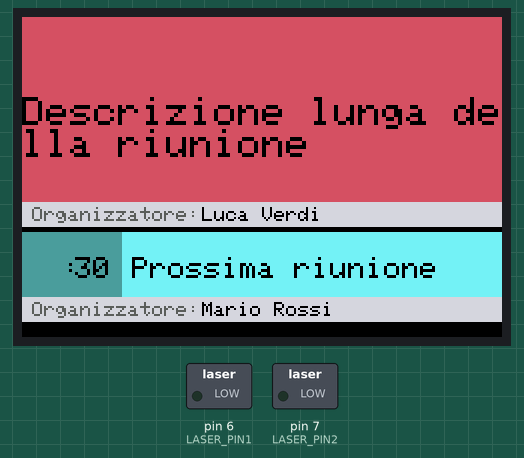
The sketch below on a simulated Arduino Uno, built for the host (arithmetic inside an expression is 32-bit, double 64-bit). Shown: 480×320 colour display, switched loads named in the sketch (green lamp = pin HIGH).

Above: at 0.5 s.
At 4.2 s:
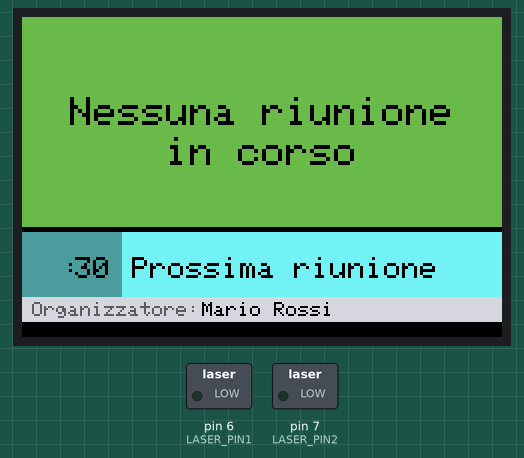

The sketch:

SalaRiunioni.ino
```cpp
#include "src/SensorePassaggio/SensorePassaggio.h"
#include "src/Schermo/Schermo.h"

#define LASER_PIN1 6
#define LASER_PIN2 7
#define DETECTOR_PIN1 A3
#define DETECTOR_PIN2 5

SensorePassaggio sensorePorta(LASER_PIN1, LASER_PIN2, DETECTOR_PIN1, DETECTOR_PIN2);
Schermo lcd;
int i = 0;

void setup() {
  lcd.setup();
}

void loop() {
  //sensorePorta.controllaEntrata();
  //sensorePorta.controllaUscita();
  lcd.renderLCD();
  delay(3500);
  lcd.setStatusStanza(i%2);
  i++;
}
```

Laser.cpp
```cpp
#include <Arduino.h>
#include "Laser.h"

Laser::Laser(int pin, int stato){
    pinMode(pin, OUTPUT);
    digitalWrite(pin, stato);
    _pin = pin;
    _stato = stato;
}

void Laser::on(){
    digitalWrite(_pin, HIGH);
    _stato = HIGH;
}

void Laser::off(){
    digitalWrite(_pin, LOW);
    _stato = LOW;
}
```

Laser.h
```cpp
#ifndef Laser_h
#define Laser_h

#include <Arduino.h>

class Laser{
    public:
        Laser(int pin, int stato);
        void on();
        void off();
    private:
        int _pin;
        int _stato;
};

#endif
```

LaserDetector.cpp
```cpp
#include <Arduino.h>
#include "LaserDetector.h"

LaserDetector::LaserDetector(){
}

LaserDetector::LaserDetector(int pin){
    pinMode(pin, INPUT);
    _pin = pin;
}

int LaserDetector::leggiLuce(){
    return analogRead(_pin);
}

bool LaserDetector::isLaser(){
    // Restituisco true quando il sensore non rileva la completa oscuritò
    // Questo perchè circondiamo il sensore di nastro isolante lasciandolo al buio con solo un piccolo spiraglio per far passare il led
    return !isBlack();
}

bool LaserDetector::isBlack(){
    // Il nostro fotoresistore restituisce un valore di 1023 in caso di completa oscurità
    // All'aumentare della quantità della luce il valore restituito scende diventando sempre più piccolo
    return leggiLuce() > 1010;
}
```

LaserDetector.h
```cpp
#ifndef LaserDetector_h
#define LaserDetector_h

#include <Arduino.h>

class LaserDetector{
    public:
        LaserDetector();
        LaserDetector(int pin);
        int leggiLuce(); // restituisce il valore letto da fotoresistore
        bool isLaser(); // restituisce true se il fotorestistore è a contatto con il laser
        bool isBlack(); // restituisce true se il valore di luminosità corrisponde al valore di oscuritò
    private:
        int _pin;
};

#endif
```

ObstacleAvoid.cpp
```cpp
#include <Arduino.h>
#include "ObstacleAvoid.h"

ObstacleAvoid::ObstacleAvoid(int pin){
    pinMode(pin, INPUT);
    _pin = pin;
}

int ObstacleAvoid::leggiLuce(){
    return digitalRead(_pin);
}

bool ObstacleAvoid::isLaser(){
    // Simula un LaserDetector che percepisce la luce del laser
    return leggiLuce() == 0;
}

bool ObstacleAvoid::isBlack(){
    // Simula un LaserDetector che percepisce il buio
    return leggiLuce() == 1;
}
```

ObstacleAvoid.h
```cpp
/*
    Usala terminologia del laser perchè l'utilizzo di questo sensore è solo temporaneo
    Verrà sostituito coin un laser
*/

#ifndef ObstacleAvoid_h
#define ObstacleAvoid_h

#include <Arduino.h>
#include "LaserDetector.h"

class ObstacleAvoid : public LaserDetector{
    public:
        ObstacleAvoid(int pin);
        int leggiLuce(); // restituisce il valore letto dal sensore di ObstacleAvoid
        bool isLaser(); // Simula un LaserDetector che percepisce la luce del laser
        bool isBlack(); // Simula un LaserDetector che percepisce il buio
    private:
        int _pin;
};

#endif
```

Schermo.cpp
```cpp
#include <Arduino.h>
#include <Adafruit_GFX.h>    // Core graphics library
#include <MCUFRIEND_kbv.h>   // Hardware-specific library

#include "Schermo.h"


Schermo::Schermo(){
    _statusStanza = 1;
}


void Schermo::setStatusStanza(int statusStanza){
    _statusStanza = statusStanza;
}


void Schermo::setup(){
    Serial.begin(9600);
    uint16_t ID = tft.readID();
    if (ID == 0xD3D3) ID = 0x9481; //force ID if write-only display
    tft.begin(ID);
    tft.setRotation(1); // orientazione landscape
    tft.fillScreen(BLACK);
}

void Schermo::renderLCD(){
    riquadroInCorso(0); // questo riquadro mostra le info della riunione in corso
    riquadroSuccessivo(215); // questo riquadro mostra le info della prossima riunione
}

void Schermo::riquadroInCorso(int yPartenza){
    if (_statusStanza == 0){
        libero(yPartenza);
    }
    else{
        occupato(yPartenza, "Descrizione lunga della riunione");
    }

}

void Schermo::occupato(int yPartenza, String titoloRiunione){
    // più corto di quello libero perchè deve contenere anche organizzatore
    int altezzaRiquadro = 185;
    tft.fillRect(0,yPartenza,480,altezzaRiquadro, RED);
    printCenterString(titoloRiunione, 0, yPartenza+80, 4, BLACK );
    organizzatore("Luca Verdi", yPartenza+altezzaRiquadro);
}

void Schermo::libero(int yPartenza){
    int altezzaRiquadro = 210;
    tft.fillRect(0,yPartenza,480,altezzaRiquadro, GREEN);
    printCenterString("Nessuna riunione", 0, yPartenza+80, 4, BLACK );
    printCenterString("in corso", 0, yPartenza+120, 4, BLACK );
}

void Schermo::riquadroSuccessivo(int yPartenza){
    int altezzaRiquadro = 65;
    tft.fillRect(0,yPartenza,480,altezzaRiquadro, CYAN);
    printString("Prossima riunione", 110, yPartenza+25, 3, BLACK );
    orario(16, 30, yPartenza, DARK_CYAN);
    organizzatore("Mario Rossi", yPartenza+altezzaRiquadro);
}

void Schermo::orario(int hh, int mm, int yPartenza, uint16_t color){
    int altezzaRiquadro = 65;
    char hhString [2];
    char mmString [2];
    sprintf(hhString,"%d",hh);
    sprintf(mmString,"%d",mm);
    tft.fillRect(0,yPartenza,100,altezzaRiquadro, color);
    printString(hhString, 10, yPartenza+25, 3, BLACK );
    printString(":", 41, yPartenza+25, 3, BLACK );
    printString(mmString, 53, yPartenza+25, 3, BLACK );
}

void Schermo::organizzatore(String nome, int yPartenza){
    int altezzaRiquadro = 25;
    tft.fillRect(0,yPartenza,480,altezzaRiquadro, GREY);
    printString("Organizzatore:", 10, yPartenza+5, 2, DARK_GREY );
    printString(nome, 180, yPartenza+5, 2, BLACK );
}

void Schermo::printString(String str, int xCursor, int yCursor , int size, uint16_t color){
    tft.setCursor( xCursor, yCursor );
    tft.setTextColor(color);
    tft.setTextSize(size);
    tft.print(str);
}

void Schermo::printCenterString(const String buf, int x, int y, int size, uint16_t color){
    int16_t x1, y1;
    uint16_t w, h;
    tft.setTextColor(color);
    tft.setTextSize(size);
    tft.getTextBounds(buf, x, y, &x1, &y1, &w, &h); // calcola la lunghezza della stringa
    tft.setCursor( (tft.width()-w)/2, y );
    tft.print(buf);
}
```

Schermo.h
```cpp
#ifndef Schermo_h
#define Schermo_h

#include <Arduino.h>
#include <Adafruit_GFX.h>    // Core graphics library
#include <MCUFRIEND_kbv.h>   // Hardware-specific library


#define BLACK     0x0000
#define RED       0xD28C
#define GREEN     0x6DC9
#define CYAN      0x779E
#define DARK_CYAN 0x4CF3
#define GREY      0xD6BB
#define DARK_GREY 0x5AEB
#define WHITE     0xFFFF


class Schermo{
    public:
        Schermo();
        MCUFRIEND_kbv tft;
        void setStatusStanza(int statusStanza);
        void setup();
        void renderLCD();
        void riquadroInCorso(int yPartenza);
        void occupato(int yPartenza, String titoloRiunione);
        void libero(int yPartenza);
        void riquadroSuccessivo(int yPartenza);
        void orario(int hh, int mm, int yPartenza, uint16_t color);
        void organizzatore(String nome, int yPartenza);
        void printString(String str, int xCursor, int yCursor , int size, uint16_t color);
        void printCenterString(const String buf, int x, int y, int size, uint16_t color);
    private:
        int _statusStanza; // 0 se stanza libera, 1 se occupata
};

#endif
```

SensorePassaggio.cpp
```cpp
#include <Arduino.h>

#include "../Laser/Laser.h"
#include "../LaserDetector/LaserDetector.h"

#include "SensorePassaggio.h"

SensorePassaggio::SensorePassaggio(int pinLaser1, int pinLaser2, int pinDetector1, int pinDetector2)
        : laser1(pinLaser1,HIGH), laser2(pinLaser2,HIGH), detector1(pinDetector1), detector2(pinDetector2) {
    _pinLaser1 = pinLaser1;
    _pinLaser2 = pinLaser2;
    _pinDetector1 = pinDetector1;
    _pinDetector2 = pinDetector2;
}


void SensorePassaggio::controllaEntrata(){
  if (detector1.isBlack()){
    Serial.println("Controllo entrata");
    if (stato1(detector1, detector2)){
      Serial.println("Entrata");
    }
  }

}

void SensorePassaggio::controllaUscita(){
  if (detector2.isBlack()){
    Serial.println("Controllo uscita");
    if (stato1(detector2, detector1)){
      Serial.println("Uscita");
    }
  }
}


bool SensorePassaggio::stato1(LaserDetector detector1, LaserDetector detector2){
  Serial.println("Stato 1");
  while (!detector1.isLaser()){ // rimane dentro finchè non si riaccende il laser
    if (detector2.isBlack()){
      return stato5();
    }
  }
  return stato2(detector1, detector2);
}


bool SensorePassaggio::stato2(LaserDetector detector1, LaserDetector detector2){
  Serial.println("Stato 2");
  while (!detector2.isBlack()){
    if (detector1.isBlack()){
      return stato1(detector1, detector2);
    }
  }
  return stato3(detector1, detector2);
}


bool SensorePassaggio::stato3(LaserDetector detector1, LaserDetector detector2){
  Serial.println("Stato 3");
  while (!detector2.isLaser()){
    if (detector1.isBlack()){
      return stato5();
    }
  }
  return stato4(detector1, detector2);
}


bool SensorePassaggio::stato4(LaserDetector detector1, LaserDetector detector2){
  Serial.println("Stato 4");
  return true;
}


bool SensorePassaggio::stato5(){
  Serial.println("Stato 5");
  Serial.println("Entrambi detector spenti");
  return false;
}
```

SensorePassaggio.h
```cpp
#ifndef SensorePassaggio_h
#define SensorePassaggio_h

#include <Arduino.h>
#include "../Laser/Laser.h"
#include "../LaserDetector/LaserDetector.h"

class SensorePassaggio{
    public:
        SensorePassaggio(int pinLaser1, int pinLaser2, int pinDetector1, int pinDetector2);
        Laser laser1;
        Laser laser2;
        LaserDetector detector1;
        LaserDetector detector2;
        void controllaEntrata();
        void controllaUscita();
    private:
        int _pinLaser1;
        int _pinLaser2;
        int _pinDetector1;
        int _pinDetector2;
        bool stato1(LaserDetector detector1, LaserDetector detector2);
        bool stato2(LaserDetector detector1, LaserDetector detector2);
        bool stato3(LaserDetector detector1, LaserDetector detector2);
        bool stato4(LaserDetector detector1, LaserDetector detector2);
        bool stato5();
};

#endif
```

Measured:
- what the display in image 1 shows lasts 3.7 s, from 4.1 s to 7.8 s
